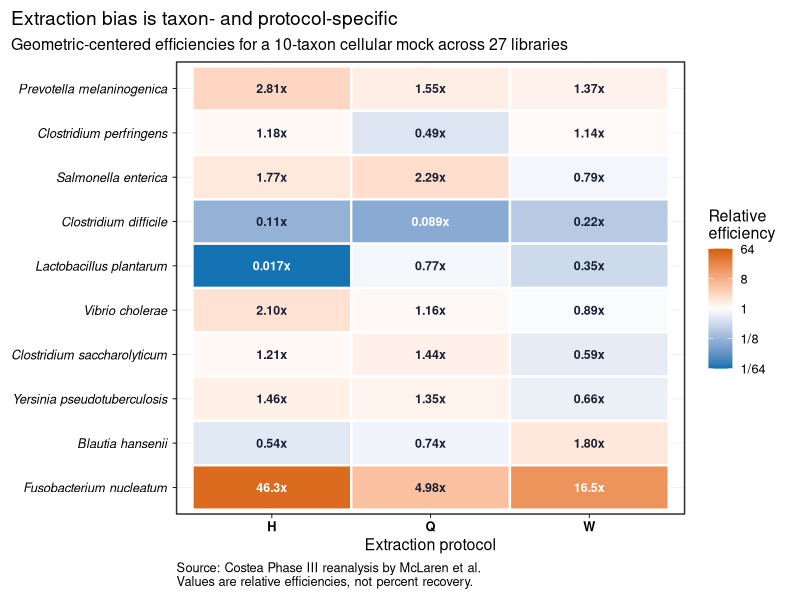
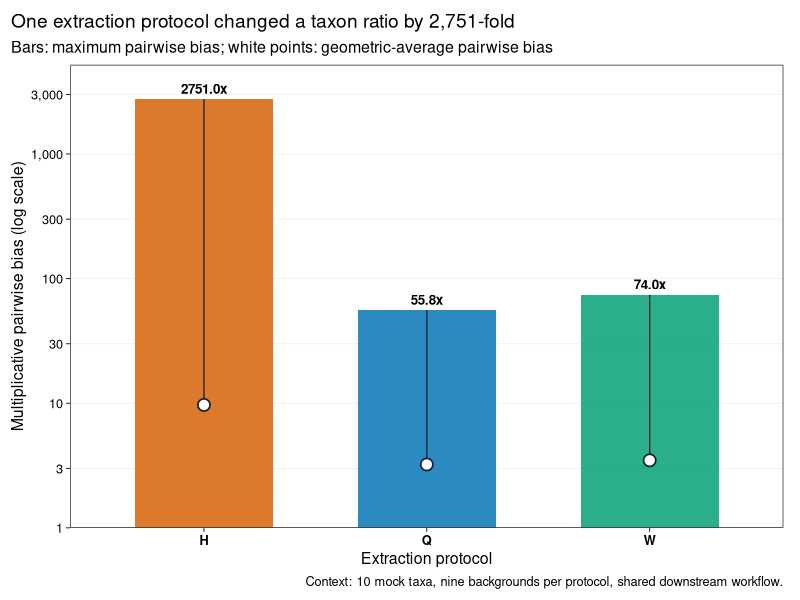
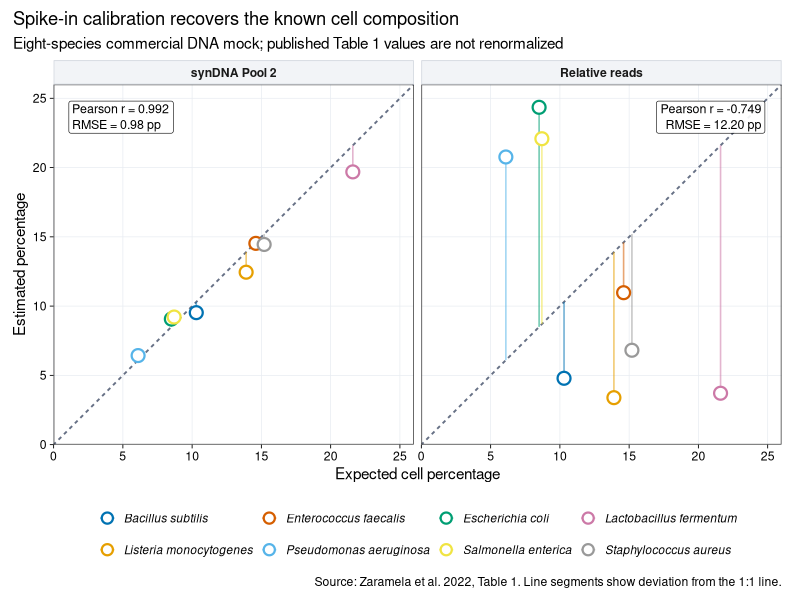

Recreate these plots in R, in order.
## ---- chunk 1
library(ggplot2)
library(scales)
library(digest)
library(knitr)

set.seed(20260719)

expected_sha256 <- c(
  "data/small/05-costea-mock-profiles.tsv" =
    "062960a07b6b3a8f981c9f709fea33f63b2679db49e3c133c656f6e42c91e9af",
  "data/small/05-costea-bias-summary.tsv" =
    "d6c9f056804d805954e0ee691bb4acaf85855c991a33d9220f867150855de3ab",
  "data/small/05-syndna-mock-benchmark.tsv" =
    "ce839059735055d54d4e65c4d9f415988ca271dd4df8d64ccff8a10c8773ab01",
  "data/small/05-control-placement.tsv" =
    "bc2c773eed6692dfe23c18dfb76bdb899aa42b877aa5f05454081a4ca4a4f12f"
)
observed_sha256 <- vapply(
  names(expected_sha256),
  digest,
  character(1),
  algo = "sha256",
  file = TRUE
)
stopifnot(
  identical(
    unname(observed_sha256),
    unname(expected_sha256)
  )
)

pal_pub <- c(
  "#0072B2", "#D55E00", "#009E73", "#CC79A7",
  "#E69F00", "#56B4E9", "#F0E442", "#999999"
)

scale_color_pub <- function(...) {
  ggplot2::scale_color_manual(values = pal_pub, ...)
}

scale_fill_pub <- function(...) {
  ggplot2::scale_fill_manual(values = pal_pub, ...)
}

theme_pub <- function(base_size = 12) {
  ggplot2::theme_bw(base_size = base_size, base_family = "sans") +
    ggplot2::theme(
      panel.grid.minor = ggplot2::element_blank(),
      panel.grid.major = ggplot2::element_line(
        color = "#E8ECF1",
        linewidth = 0.25
      ),
      axis.text = ggplot2::element_text(color = "black"),
      axis.ticks = ggplot2::element_line(
        color = "black",
        linewidth = 0.3
      ),
      legend.key = ggplot2::element_blank(),
      legend.background = ggplot2::element_rect(
        fill = scales::alpha("white", 0.75),
        color = NA
      ),
      plot.title.position = "plot"
    )
}

save_pub <- function(
  plot,
  file_base,
  width = 180,
  height = 112,
  units = "mm",
  dpi = 300
) {
  dir.create(
    dirname(file_base),
    recursive = TRUE,
    showWarnings = FALSE
  )
  ggplot2::ggsave(
    paste0(file_base, ".pdf"),
    plot,
    width = width,
    height = height,
    units = units,
    device = grDevices::cairo_pdf
  )
  ggplot2::ggsave(
    paste0(file_base, ".png"),
    plot,
    width = width,
    height = height,
    units = units,
    dpi = dpi,
    bg = "white"
  )
  ggplot2::ggsave(
    paste0(file_base, ".tiff"),
    plot,
    width = width,
    height = height,
    units = units,
    dpi = dpi,
    compression = "lzw",
    bg = "white"
  )
  invisible(plot)
}
## ---- chunk 2
mock_profiles <- read.delim(
  "data/small/05-costea-mock-profiles.tsv",
  check.names = FALSE,
  stringsAsFactors = FALSE
)
bias_summary <- read.delim(
  "data/small/05-costea-bias-summary.tsv",
  check.names = FALSE,
  stringsAsFactors = FALSE
)
syndna <- read.delim(
  "data/small/05-syndna-mock-benchmark.tsv",
  check.names = FALSE,
  stringsAsFactors = FALSE
)
control_placement <- read.delim(
  "data/small/05-control-placement.tsv",
  check.names = FALSE,
  stringsAsFactors = FALSE
)

required_profile_columns <- c(
  "Sample", "Protocol", "Specimen", "Taxon",
  "FACS_cells", "Actual_mock_fraction",
  "Observed_mock_fraction",
  "Relative_efficiency_observation"
)
required_bias_columns <- c(
  "Protocol", "Taxon", "Relative_efficiency",
  "Log2_relative_efficiency",
  "Maximum_pairwise_bias", "Average_pairwise_bias"
)

stopifnot(
  nrow(mock_profiles) == 270L,
  nrow(bias_summary) == 30L,
  nrow(syndna) == 8L,
  nrow(control_placement) == 7L,
  all(required_profile_columns %in% names(mock_profiles)),
  all(required_bias_columns %in% names(bias_summary)),
  setequal(unique(mock_profiles$Protocol), c("H", "Q", "W")),
  length(unique(mock_profiles$Sample)) == 27L,
  length(unique(mock_profiles$Taxon)) == 10L,
  all(mock_profiles$FACS_cells > 0),
  all(mock_profiles$Actual_mock_fraction > 0),
  all(mock_profiles$Observed_mock_fraction > 0),
  all(bias_summary$Relative_efficiency > 0)
)

mock_truth <- unique(
  mock_profiles[
    ,
    c("Taxon", "FACS_cells", "Actual_mock_fraction")
  ]
)
mock_truth <- mock_truth[
  order(-mock_truth$FACS_cells),
  ,
  drop = FALSE
]
true_cell_span <- max(mock_truth$FACS_cells) /
  min(mock_truth$FACS_cells)

mock_audit <- data.frame(
  Metric = c(
    "Libraries",
    "Libraries per protocol",
    "Background specimens",
    "Known mock taxa",
    "Known cell-abundance span"
  ),
  Value = c(
    length(unique(mock_profiles$Sample)),
    paste(
      as.integer(table(factor(
        unique(mock_profiles[, c("Sample", "Protocol")])$Protocol,
        levels = c("H", "Q", "W")
      ))),
      collapse = " / "
    ),
    "8 fecal + 1 mock-only",
    nrow(mock_truth),
    sprintf("%.1f-fold", true_cell_span)
  ),
  stringsAsFactors = FALSE
)
kable(mock_audit)
## ---- chunk 3
pairwise_bias_metrics <- function(efficiency) {
  stopifnot(
    length(efficiency) >= 2L,
    all(is.finite(efficiency)),
    all(efficiency > 0)
  )
  ratios <- utils::combn(
    efficiency,
    2,
    function(x) max(x) / min(x)
  )
  c(
    Maximum_pairwise_bias = max(ratios),
    Average_pairwise_bias = exp(mean(log(ratios)))
  )
}

protocol_metrics <- do.call(
  rbind,
  lapply(c("H", "Q", "W"), function(protocol) {
    x <- bias_summary$Relative_efficiency[
      bias_summary$Protocol == protocol
    ]
    metrics <- pairwise_bias_metrics(x)
    data.frame(
      Protocol = protocol,
      Maximum_pairwise_bias =
        unname(metrics[["Maximum_pairwise_bias"]]),
      Average_pairwise_bias =
        unname(metrics[["Average_pairwise_bias"]]),
      Lowest_efficiency_taxon =
        bias_summary$Taxon[
          bias_summary$Protocol == protocol
        ][which.min(x)],
      Highest_efficiency_taxon =
        bias_summary$Taxon[
          bias_summary$Protocol == protocol
        ][which.max(x)],
      stringsAsFactors = FALSE
    )
  })
)

stopifnot(
  abs(
    protocol_metrics$Maximum_pairwise_bias[
      protocol_metrics$Protocol == "H"
    ] - 2751.00178
  ) < 0.01,
  abs(
    protocol_metrics$Maximum_pairwise_bias[
      protocol_metrics$Protocol == "Q"
    ] - 55.82398
  ) < 0.01,
  abs(
    protocol_metrics$Maximum_pairwise_bias[
      protocol_metrics$Protocol == "W"
    ] - 74.00882
  ) < 0.01
)

protocol_metrics$Maximum_pairwise_bias <- round(
  protocol_metrics$Maximum_pairwise_bias,
  1
)
protocol_metrics$Average_pairwise_bias <- round(
  protocol_metrics$Average_pairwise_bias,
  1
)
protocol_metrics$Lowest_efficiency_taxon <- gsub(
  "_",
  " ",
  protocol_metrics$Lowest_efficiency_taxon
)
protocol_metrics$Highest_efficiency_taxon <- gsub(
  "_",
  " ",
  protocol_metrics$Highest_efficiency_taxon
)
kable(protocol_metrics)
## ---- chunk 4
rmse <- function(observed, expected) {
  stopifnot(
    length(observed) == length(expected),
    all(is.finite(observed)),
    all(is.finite(expected))
  )
  sqrt(mean((observed - expected)^2))
}

syn_metrics <- data.frame(
  Method = c("synDNA Pool 2", "Relative reads"),
  Pearson_r = c(
    cor(
      syndna$Expected_cell_percent,
      syndna$SynDNA_pool2_percent,
      method = "pearson"
    ),
    cor(
      syndna$Expected_cell_percent,
      syndna$Relative_read_percent,
      method = "pearson"
    )
  ),
  RMSE_percentage_points = c(
    rmse(
      syndna$SynDNA_pool2_percent,
      syndna$Expected_cell_percent
    ),
    rmse(
      syndna$Relative_read_percent,
      syndna$Expected_cell_percent
    )
  ),
  stringsAsFactors = FALSE
)

stopifnot(
  syn_metrics$Pearson_r[1] > 0.99,
  syn_metrics$Pearson_r[2] < -0.74,
  syn_metrics$RMSE_percentage_points[1] < 1,
  syn_metrics$RMSE_percentage_points[2] > 12
)
kable(syn_metrics, digits = 3)
## ---- chunk 5
kable(
  control_placement[
    ,
    c(
      "Control_or_scale",
      "Added_or_measured_at",
      "Primary_unit_or_signal",
      "Captures",
      "Does_not_capture"
    )
  ],
  align = c("l", "l", "l", "l", "l")
)
## ---- chunk 6
scale_by_total_load <- function(
  relative_profile,
  total_load,
  tolerance = 1e-6
) {
  stopifnot(
    is.numeric(relative_profile),
    length(relative_profile) > 0L,
    all(is.finite(relative_profile)),
    all(relative_profile >= 0),
    is.numeric(total_load),
    length(total_load) == 1L,
    is.finite(total_load),
    total_load >= 0
  )
  profile_sum <- sum(relative_profile)
  if (
    profile_sum <= 0 ||
    abs(profile_sum - 1) > tolerance
  ) {
    stop("The relative profile must sum to 1 on the same denominator")
  }
  relative_profile * total_load
}
## ---- chunk 7
estimate_from_single_spike <- function(
  target_reads,
  target_length_bp,
  spike_reads,
  spike_length_bp,
  spike_genome_equivalents
) {
  values <- c(
    target_reads,
    target_length_bp,
    spike_reads,
    spike_length_bp,
    spike_genome_equivalents
  )
  stopifnot(
    all(is.finite(values)),
    all(values > 0)
  )
  target_signal <- target_reads / target_length_bp
  spike_signal <- spike_reads / spike_length_bp
  target_signal /
    spike_signal *
    spike_genome_equivalents
}
## ---- chunk 8
audit_outcome_batch <- function(
  metadata,
  outcome = "Group",
  batch = "Extraction_plate"
) {
  stopifnot(
    is.data.frame(metadata),
    all(c(outcome, batch) %in% names(metadata)),
    !anyNA(metadata[, c(outcome, batch), drop = FALSE])
  )
  tab <- table(metadata[[batch]], metadata[[outcome]])
  outcomes_per_batch <- rowSums(tab > 0)
  batches_per_outcome <- colSums(tab > 0)
  list(
    table = tab,
    every_batch_contains_multiple_outcomes =
      all(outcomes_per_batch > 1L),
    every_outcome_spans_multiple_batches =
      all(batches_per_outcome > 1L)
  )
}
## ---- chunk 9
taxon_order <- bias_summary$Taxon[
  bias_summary$Protocol == "H"
]
taxon_labels <- gsub("_", " ", taxon_order)

extraction_plot_data <- bias_summary
extraction_plot_data$Protocol <- factor(
  extraction_plot_data$Protocol,
  levels = c("H", "Q", "W")
)
extraction_plot_data$Taxon_label <- factor(
  gsub("_", " ", extraction_plot_data$Taxon),
  levels = rev(taxon_labels)
)
extraction_plot_data$Efficiency_label <- ifelse(
  extraction_plot_data$Relative_efficiency < 0.1,
  sprintf("%.3fx", extraction_plot_data$Relative_efficiency),
  ifelse(
    extraction_plot_data$Relative_efficiency >= 10,
    sprintf("%.1fx", extraction_plot_data$Relative_efficiency),
    sprintf("%.2fx", extraction_plot_data$Relative_efficiency)
  )
)
extraction_plot_data$Text_color <- ifelse(
  abs(extraction_plot_data$Log2_relative_efficiency) >= 3.4,
  "white",
  "#172033"
)

p_extraction_bias <- ggplot(
  extraction_plot_data,
  aes(Protocol, Taxon_label, fill = Log2_relative_efficiency)
) +
  geom_tile(color = "white", linewidth = 0.8) +
  geom_text(
    aes(
      label = Efficiency_label,
      color = Text_color
    ),
    size = 3.15,
    fontface = "bold",
    show.legend = FALSE
  ) +
  scale_color_identity() +
  scale_fill_gradient2(
    low = "#0072B2",
    mid = "white",
    high = "#D55E00",
    midpoint = 0,
    limits = c(-6, 6),
    oob = scales::squish,
    breaks = c(-6, -3, 0, 3, 6),
    labels = c("1/64", "1/8", "1", "8", "64"),
    name = "Relative\nefficiency"
  ) +
  labs(
    title = "Extraction bias is taxon- and protocol-specific",
    subtitle = paste(
      "Geometric-centered efficiencies for a 10-taxon cellular mock",
      "across 27 libraries"
    ),
    x = "Extraction protocol",
    y = NULL,
    caption = paste(
      "Source: Costea Phase III reanalysis by McLaren et al.",
      "Values are relative efficiencies, not percent recovery.",
      sep = "\n"
    )
  ) +
  coord_cartesian(clip = "off") +
  theme_pub(11.5) +
  theme(
    panel.grid = element_blank(),
    axis.text.y = element_text(
      face = "italic",
      margin = margin(r = 4)
    ),
    axis.text.x = element_text(face = "bold"),
    legend.position = "right",
    plot.caption = element_text(hjust = 0),
    plot.margin = margin(8, 12, 8, 8)
  )

save_pub(
  p_extraction_bias,
  "figures/05-extraction-bias",
  width = 190,
  height = 128
)
p_extraction_bias
## ---- chunk 10
protocol_plot_data <- unique(
  bias_summary[
    ,
    c(
      "Protocol",
      "Maximum_pairwise_bias",
      "Average_pairwise_bias"
    )
  ]
)
protocol_plot_data$Protocol <- factor(
  protocol_plot_data$Protocol,
  levels = c("H", "Q", "W")
)
protocol_plot_data$Maximum_label <- sprintf(
  "%.1fx",
  protocol_plot_data$Maximum_pairwise_bias
)

p_protocol_bias <- ggplot(
  protocol_plot_data,
  aes(Protocol, Maximum_pairwise_bias, fill = Protocol)
) +
  geom_col(width = 0.62, alpha = 0.83) +
  geom_linerange(
    aes(
      ymin = Average_pairwise_bias,
      ymax = Maximum_pairwise_bias
    ),
    color = "#172033",
    linewidth = 0.45
  ) +
  geom_point(
    aes(y = Average_pairwise_bias),
    shape = 21,
    size = 3.5,
    fill = "white",
    color = "#172033",
    stroke = 0.9
  ) +
  geom_text(
    aes(
      y = Maximum_pairwise_bias,
      label = Maximum_label
    ),
    vjust = -0.55,
    fontface = "bold",
    size = 3.4
  ) +
  scale_fill_manual(
    values = c(
      "H" = "#D55E00",
      "Q" = "#0072B2",
      "W" = "#009E73"
    )
  ) +
  scale_y_log10(
    breaks = c(1, 3, 10, 30, 100, 300, 1000, 3000),
    labels = c("1", "3", "10", "30", "100", "300", "1,000", "3,000"),
    limits = c(1, 5200),
    expand = expansion(mult = c(0, 0))
  ) +
  labs(
    title = "One extraction protocol changed a taxon ratio by 2,751-fold",
    subtitle = paste(
      "Bars: maximum pairwise bias;",
      "white points: geometric-average pairwise bias"
    ),
    x = "Extraction protocol",
    y = "Multiplicative pairwise bias (log scale)",
    caption = paste(
      "Context: 10 mock taxa, nine backgrounds per protocol,",
      "shared downstream workflow."
    )
  ) +
  guides(fill = "none") +
  theme_pub(11.5) +
  theme(
    panel.grid.major.x = element_blank(),
    axis.text.x = element_text(face = "bold"),
    plot.margin = margin(10, 12, 8, 8)
  )

save_pub(
  p_protocol_bias,
  "figures/05-protocol-bias-range",
  width = 172,
  height = 112
)
p_protocol_bias
## ---- chunk 11
syndna_long <- rbind(
  data.frame(
    Taxon = syndna$Taxon,
    Expected_percent = syndna$Expected_cell_percent,
    Estimated_percent = syndna$SynDNA_pool2_percent,
    Method = "synDNA Pool 2",
    stringsAsFactors = FALSE
  ),
  data.frame(
    Taxon = syndna$Taxon,
    Expected_percent = syndna$Expected_cell_percent,
    Estimated_percent = syndna$Relative_read_percent,
    Method = "Relative reads",
    stringsAsFactors = FALSE
  )
)
method_order <- c("synDNA Pool 2", "Relative reads")
syndna_long$Method <- factor(
  syndna_long$Method,
  levels = method_order
)
syndna_long$Taxon <- factor(
  syndna_long$Taxon,
  levels = syndna$Taxon
)

annotation_data <- data.frame(
  Method = factor(method_order, levels = method_order),
  X = c(1.1, 24.8),
  Y = c(24.8, 24.8),
  Hjust = c(0, 1),
  Label = c(
    sprintf(
      "Pearson r = %.3f\nRMSE = %.2f pp",
      syn_metrics$Pearson_r[1],
      syn_metrics$RMSE_percentage_points[1]
    ),
    sprintf(
      "Pearson r = %.3f\nRMSE = %.2f pp",
      syn_metrics$Pearson_r[2],
      syn_metrics$RMSE_percentage_points[2]
    )
  ),
  stringsAsFactors = FALSE
)

taxon_colors <- setNames(pal_pub, levels(syndna_long$Taxon))

p_syndna <- ggplot(
  syndna_long,
  aes(
    Expected_percent,
    Estimated_percent,
    color = Taxon
  )
) +
  geom_abline(
    slope = 1,
    intercept = 0,
    linetype = "22",
    color = "#667085",
    linewidth = 0.65
  ) +
  geom_segment(
    aes(
      xend = Expected_percent,
      yend = Expected_percent
    ),
    linewidth = 0.55,
    alpha = 0.55
  ) +
  geom_point(
    shape = 21,
    fill = "white",
    size = 3.6,
    stroke = 1.15
  ) +
  geom_label(
    data = annotation_data,
    aes(
      x = X,
      y = Y,
      label = Label,
      hjust = Hjust
    ),
    inherit.aes = FALSE,
    vjust = 1,
    size = 3.15,
    lineheight = 1.05,
    label.size = 0.2,
    fill = scales::alpha("white", 0.90)
  ) +
  facet_wrap(~Method, nrow = 1) +
  scale_color_manual(values = taxon_colors) +
  scale_x_continuous(
    breaks = seq(0, 25, 5),
    limits = c(0, 26),
    expand = expansion(mult = c(0, 0))
  ) +
  scale_y_continuous(
    breaks = seq(0, 25, 5),
    limits = c(0, 26),
    expand = expansion(mult = c(0, 0))
  ) +
  coord_equal() +
  labs(
    title = "Spike-in calibration recovers the known cell composition",
    subtitle = paste(
      "Eight-species commercial DNA mock;",
      "published Table 1 values are not renormalized"
    ),
    x = "Expected cell percentage",
    y = "Estimated percentage",
    color = NULL,
    caption = paste(
      "Source: Zaramela et al. 2022, Table 1.",
      "Line segments show deviation from the 1:1 line."
    )
  ) +
  theme_pub(11.0) +
  theme(
    panel.grid.minor = element_blank(),
    strip.background = element_rect(
      fill = "#F2F4F7",
      color = "#D0D5DD"
    ),
    strip.text = element_text(face = "bold"),
    legend.position = "bottom",
    legend.text = element_text(face = "italic", size = 8.5),
    legend.key.width = grid::unit(4.5, "mm"),
    plot.margin = margin(8, 12, 8, 8)
  ) +
  guides(
    color = guide_legend(
      nrow = 2,
      byrow = TRUE,
      override.aes = list(
        shape = 21,
        fill = "white",
        size = 3
      )
    )
  )

save_pub(
  p_syndna,
  "figures/05-syndna-quantification",
  width = 190,
  height = 132
)
p_syndna
